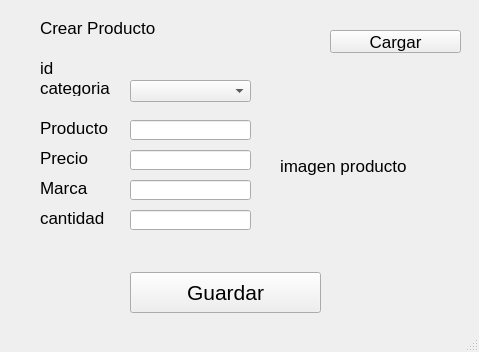
<?xml version="1.0" encoding="UTF-8"?>
<ui version="4.0">
 <class>MainWindow</class>
 <widget class="QMainWindow" name="MainWindow">
  <property name="geometry">
   <rect>
    <x>0</x>
    <y>0</y>
    <width>479</width>
    <height>352</height>
   </rect>
  </property>
  <property name="font">
   <font>
    <pointsize>13</pointsize>
   </font>
  </property>
  <property name="windowTitle">
   <string>MainWindow</string>
  </property>
  <widget class="QWidget" name="centralwidget">
   <widget class="QLabel" name="label">
    <property name="geometry">
     <rect>
      <x>40</x>
      <y>20</y>
      <width>121</width>
      <height>16</height>
     </rect>
    </property>
    <property name="text">
     <string>Crear Producto</string>
    </property>
   </widget>
   <widget class="QLabel" name="label_2">
    <property name="geometry">
     <rect>
      <x>40</x>
      <y>120</y>
      <width>71</width>
      <height>16</height>
     </rect>
    </property>
    <property name="text">
     <string>Producto</string>
    </property>
   </widget>
   <widget class="QLabel" name="label_3">
    <property name="geometry">
     <rect>
      <x>40</x>
      <y>180</y>
      <width>61</width>
      <height>16</height>
     </rect>
    </property>
    <property name="text">
     <string>Marca</string>
    </property>
   </widget>
   <widget class="QLabel" name="label_4">
    <property name="geometry">
     <rect>
      <x>40</x>
      <y>150</y>
      <width>61</width>
      <height>16</height>
     </rect>
    </property>
    <property name="text">
     <string>Precio</string>
    </property>
   </widget>
   <widget class="QLabel" name="label_5">
    <property name="geometry">
     <rect>
      <x>40</x>
      <y>210</y>
      <width>71</width>
      <height>16</height>
     </rect>
    </property>
    <property name="text">
     <string>cantidad</string>
    </property>
   </widget>
   <widget class="QLineEdit" name="input_nombre_producto">
    <property name="geometry">
     <rect>
      <x>130</x>
      <y>120</y>
      <width>121</width>
      <height>20</height>
     </rect>
    </property>
   </widget>
   <widget class="QLineEdit" name="input_precio">
    <property name="geometry">
     <rect>
      <x>130</x>
      <y>150</y>
      <width>121</width>
      <height>20</height>
     </rect>
    </property>
   </widget>
   <widget class="QLineEdit" name="input_marca">
    <property name="geometry">
     <rect>
      <x>130</x>
      <y>180</y>
      <width>121</width>
      <height>20</height>
     </rect>
    </property>
   </widget>
   <widget class="QLineEdit" name="input_cantidad">
    <property name="geometry">
     <rect>
      <x>130</x>
      <y>210</y>
      <width>121</width>
      <height>20</height>
     </rect>
    </property>
   </widget>
   <widget class="QPushButton" name="button_guardar_producto">
    <property name="geometry">
     <rect>
      <x>130</x>
      <y>272</y>
      <width>191</width>
      <height>41</height>
     </rect>
    </property>
    <property name="font">
     <font>
      <pointsize>16</pointsize>
     </font>
    </property>
    <property name="text">
     <string>Guardar</string>
    </property>
   </widget>
   <widget class="QComboBox" name="boxcomb_categoria">
    <property name="geometry">
     <rect>
      <x>130</x>
      <y>80</y>
      <width>121</width>
      <height>22</height>
     </rect>
    </property>
   </widget>
   <widget class="QLabel" name="label_6">
    <property name="geometry">
     <rect>
      <x>40</x>
      <y>80</y>
      <width>71</width>
      <height>16</height>
     </rect>
    </property>
    <property name="text">
     <string>categoria</string>
    </property>
   </widget>
   <widget class="QLabel" name="idlabel">
    <property name="geometry">
     <rect>
      <x>40</x>
      <y>60</y>
      <width>141</width>
      <height>16</height>
     </rect>
    </property>
    <property name="text">
     <string>id</string>
    </property>
   </widget>
   <widget class="QLabel" name="label_7">
    <property name="geometry">
     <rect>
      <x>280</x>
      <y>70</y>
      <width>171</width>
      <height>191</height>
     </rect>
    </property>
    <property name="text">
     <string>imagen producto</string>
    </property>
   </widget>
   <widget class="QPushButton" name="btn_img_producto">
    <property name="geometry">
     <rect>
      <x>330</x>
      <y>30</y>
      <width>131</width>
      <height>23</height>
     </rect>
    </property>
    <property name="text">
     <string>Cargar</string>
    </property>
   </widget>
  </widget>
  <widget class="QStatusBar" name="statusbar"/>
 </widget>
 <resources/>
 <connections/>
</ui>
